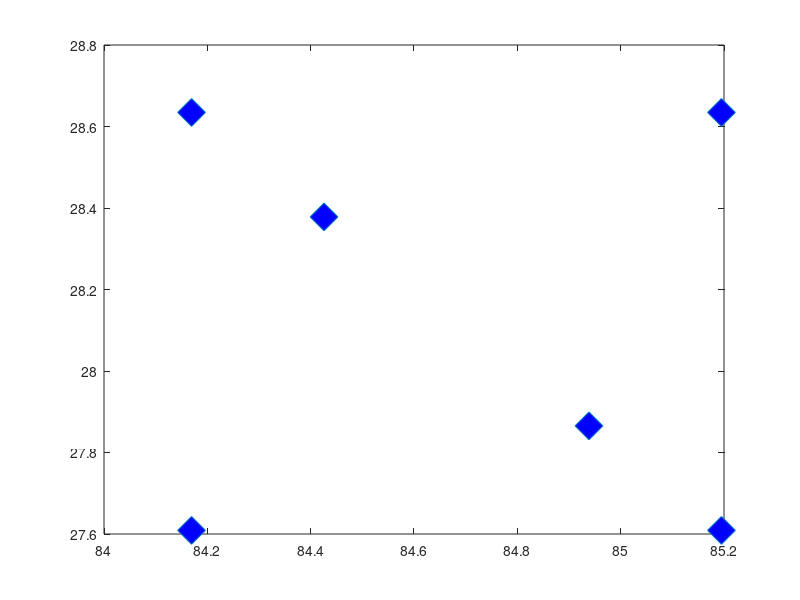

Write the MATLAB code that produced this figure. (Note: this script raises an error after producing the figure.)
% this script plot test points for Australia BP test

% Original data input:
close all;
ep_lat = 28.1473; 
ep_lon = 84.7079;
bparea_span = [-1, 1; -1, 1];
bpgrid_x_vec = linspace(ep_lon + bparea_span(1, 1), ep_lon + bparea_span(1,2), 40);
bpgrid_y_vec = linspace(ep_lat + bparea_span(2, 1), ep_lat + bparea_span(2, 2), 40);
test_point_ind_x = [10, 10, 15, 25, 30, 30];
test_point_ind_y = [10, 30, 25, 15, 10, 30];

test_point_x = bpgrid_x_vec(test_point_ind_x);
test_point_y = bpgrid_y_vec(test_point_ind_y);

figure;
plot(test_point_x, test_point_y, 'd', 'MarkerSize', 20,'MarkerFaceColor', 'b');

% Bp data point
for i = 1:numel(test_point_x)
    filename = ['logfile_eutest_' num2str(test_point_ind_x(i)) '_' num2str(test_point_ind_y(i)) '.dat'];
    filename
    a = importdata(filename);
    [b, ind] = max(a(:, 4));
    bp_point_x(i) = a(ind, 3);
    bp_point_y(i) = a(ind, 2);
end
hold on;
plot(bp_point_x, bp_point_y, 'd', 'MarkerSize', 20,  'MarkerFaceColor', 'm');   

plot(ep_lon, ep_lat, 'd', 'MarkerSize', 10, 'MarkerFaceColor', 'k');
% a = importdata('logfile_autest.dat');
% [b, ind] = max(a(:, 4));
% plot(a(ind, 3), a(ind, 2), 'd', 'MarkerSize', 10 ,'MarkerFaceColor', 'm');
axis([ep_lon-1 ep_lon+1 ep_lat-1 ep_lat+1]);
xlabel('lon');
ylabel('lat');
title('Europe Test');
tand(155);
x_moho_line = ep_lon-1:0.02:ep_lon+1;
y_moho_line = tand(155)*(x_moho_line - ep_lon) + ep_lat;
plot(x_moho_line, y_moho_line, '*', 'MarkerFaceColor', 'green');
